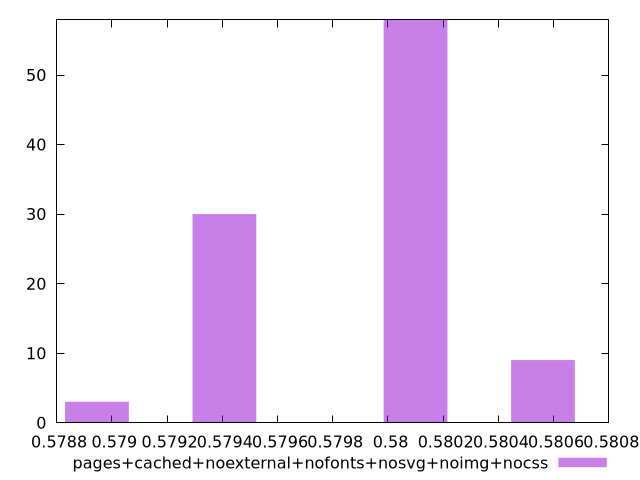

This figure's gnuplot source:
$_pagesCachedNoexternalNofontsNosvgNoimgNocss <<EOF
0.5800998502131053 58
0.5794076069550944 30
0.5805613457184459 9
0.5789461114497538 3
EOF
set key outside below
set terminal pngcairo
set output "report_00005_2020-11-02T22-26-11.212Z/uses-rel-preload/pages+cached+noexternal+nofonts+nosvg+noimg+nocss//hist.png"
set yrange [0:58]
set boxwidth 0.0002307477526702885
set style fill transparent solid 0.5 noborder
plot $_pagesCachedNoexternalNofontsNosvgNoimgNocss title "pages+cached+noexternal+nofonts+nosvg+noimg+nocss" with boxes ,
